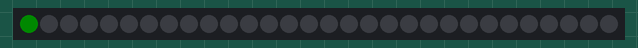
A sketch run on a simulated Arduino Uno, built with avr-gcc and run on an emulated ATmega328P. On the bench: 30 RGB LEDs in strip order, left to right. Dim RGB values are drawn brighter than linear.

Above: at 0.1 s.
At 30.1 s:
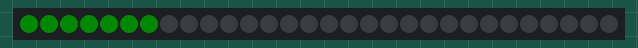
At 60.1 s:
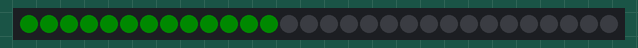
At 90.1 s:
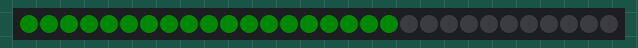
At 125.1 s:
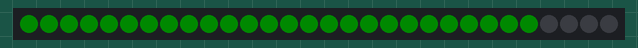

The sketch:

Led_order.ino
```cpp
#include <Adafruit_NeoPixel.h>
#ifdef __AVR__
  #include <avr/power.h>
#endif

Adafruit_NeoPixel strip = Adafruit_NeoPixel (30, 2, NEO_GRB + NEO_KHZ800);

void setup () {
  strip.begin ();
  strip.setBrightness (10);
  strip.show ();
}

void loop () {
  for (byte led = 0; led < strip.numPixels (); ++led) {
    strip.setPixelColor (led, strip.Color (0, 255, 0));
    strip.show ();
    delay (5000);
  }
}
```
